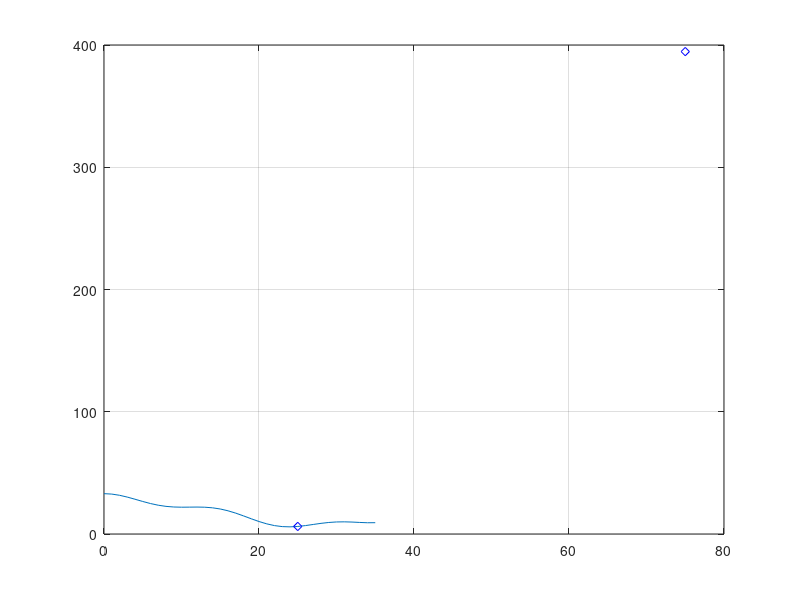

Reproduce this figure in MATLAB.
clc, clear

% Datos
del_t = input("Dame el tamaño de paso del tiempo (s): ");
v0 = input("Dame la velocidad inicial (m/s): ");
x0 = 0;
g = 9.81;
y0 =(x0.^3/500) - (3*x0.^2)/35 + 3*cos((2*3.141592*x0)/15) + 30;
t = del_t;

% Vía
x_via = 0:35;
y_via =(x_via.^3/500) - (3*x_via.^2)/35 + 3*cos((2*3.141592*x_via)/15) + 30;
hold on;
plot(x_via,y_via);


% Punto que se mueve
carro = plot(NaN, NaN, 'db');
box on;
grid on;

% Gráfica
while x0 <= 35

    % Velocidad y posición
    % v = sqrt((v0.^2)-2*g(0-y0));
    xn = x0 + v0 * t;
    y =(xn.^3/500) - (3*xn.^2)/35 + 3*cos((2*3.141592*xn)/15) + 30;
    x0 = xn;
    t = t + del_t;

    fprintf("%f = %f , %f \n", t, xn, y)

    %set(carro, 'XData', xn, 'YData', y);
    plot(xn,y,'db');
    drawnow
    
end
hold off;





% X(i+1) = X(i)+V delta t
% X(i+1) = X(i) + (delta x)cos Angulo
% Angulo = Arctan(f'(x))
% Y(i+1) = f(x(i+1))